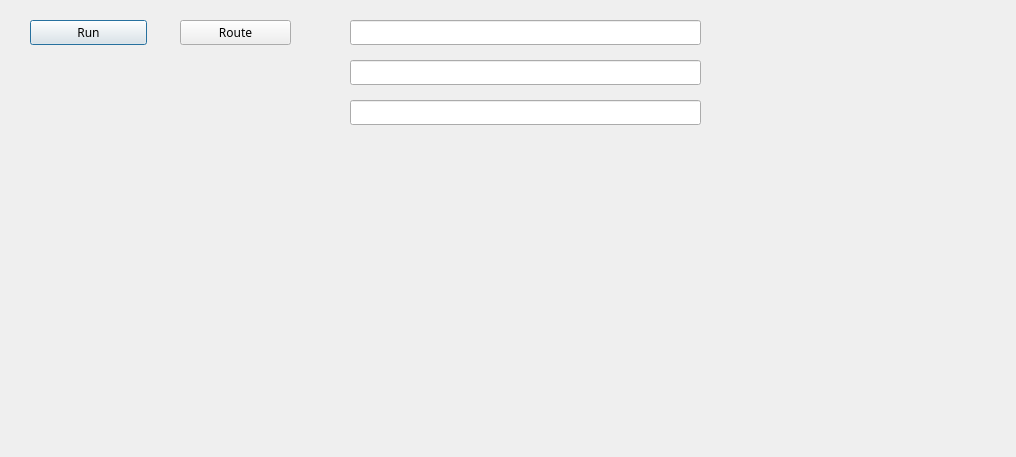
<?xml version="1.0" encoding="UTF-8"?>
<ui version="4.0">
 <class>Dialog</class>
 <widget class="QDialog" name="Dialog">
  <property name="geometry">
   <rect>
    <x>0</x>
    <y>0</y>
    <width>1016</width>
    <height>457</height>
   </rect>
  </property>
  <property name="windowTitle">
   <string>Dialog</string>
  </property>
  <widget class="QPushButton" name="Run_Botton">
   <property name="geometry">
    <rect>
     <x>30</x>
     <y>20</y>
     <width>117</width>
     <height>25</height>
    </rect>
   </property>
   <property name="sizePolicy">
    <sizepolicy hsizetype="Fixed" vsizetype="Fixed">
     <horstretch>0</horstretch>
     <verstretch>0</verstretch>
    </sizepolicy>
   </property>
   <property name="font">
    <font>
     <family>Sahadeva</family>
     <weight>50</weight>
     <italic>false</italic>
     <bold>false</bold>
    </font>
   </property>
   <property name="text">
    <string>Run</string>
   </property>
  </widget>
  <widget class="QPushButton" name="Route_Button">
   <property name="geometry">
    <rect>
     <x>180</x>
     <y>20</y>
     <width>111</width>
     <height>25</height>
    </rect>
   </property>
   <property name="sizePolicy">
    <sizepolicy hsizetype="Fixed" vsizetype="Fixed">
     <horstretch>0</horstretch>
     <verstretch>0</verstretch>
    </sizepolicy>
   </property>
   <property name="font">
    <font>
     <family>Sahadeva</family>
     <weight>50</weight>
     <italic>false</italic>
     <bold>false</bold>
    </font>
   </property>
   <property name="text">
    <string>Route</string>
   </property>
  </widget>
  <widget class="QLineEdit" name="costEdit">
   <property name="geometry">
    <rect>
     <x>350</x>
     <y>20</y>
     <width>351</width>
     <height>25</height>
    </rect>
   </property>
   <property name="sizePolicy">
    <sizepolicy hsizetype="Fixed" vsizetype="Fixed">
     <horstretch>0</horstretch>
     <verstretch>0</verstretch>
    </sizepolicy>
   </property>
   <property name="font">
    <font>
     <pointsize>10</pointsize>
     <italic>true</italic>
    </font>
   </property>
  </widget>
  <widget class="QLineEdit" name="timeEdit">
   <property name="geometry">
    <rect>
     <x>350</x>
     <y>60</y>
     <width>351</width>
     <height>25</height>
    </rect>
   </property>
   <property name="sizePolicy">
    <sizepolicy hsizetype="Fixed" vsizetype="Fixed">
     <horstretch>0</horstretch>
     <verstretch>0</verstretch>
    </sizepolicy>
   </property>
   <property name="font">
    <font>
     <pointsize>10</pointsize>
     <italic>true</italic>
    </font>
   </property>
  </widget>
  <widget class="QLineEdit" name="winnerEdit">
   <property name="geometry">
    <rect>
     <x>350</x>
     <y>100</y>
     <width>351</width>
     <height>25</height>
    </rect>
   </property>
   <property name="sizePolicy">
    <sizepolicy hsizetype="Fixed" vsizetype="Fixed">
     <horstretch>0</horstretch>
     <verstretch>0</verstretch>
    </sizepolicy>
   </property>
   <property name="font">
    <font>
     <pointsize>10</pointsize>
     <italic>true</italic>
    </font>
   </property>
  </widget>
 </widget>
 <resources/>
 <connections/>
</ui>
